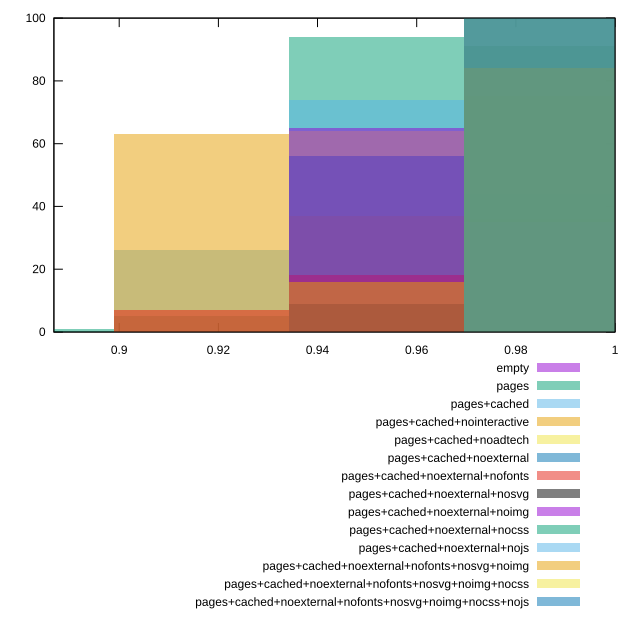

The script that saved this image:
reset

$empty <<EOF
0.9870885334505867 100
EOF

$pages <<EOF
0.8813290477237381 1
0.9518353715416372 94
0.9165822096326877 5
EOF

$pagesCached <<EOF
0.9518353715416372 74
0.9165822096326877 26
EOF

$pagesCachedNointeractive <<EOF
0.9518353715416372 37
0.9165822096326877 63
EOF

$pagesCachedNoadtech <<EOF
0.9518353715416372 64
0.9870885334505867 36
EOF

$pagesCachedNoexternal <<EOF
0.9870885334505867 44
0.9518353715416372 56
EOF

$pagesCachedNoexternalNofonts <<EOF
0.9870885334505867 75
0.9518353715416372 18
0.9165822096326877 7
EOF

$pagesCachedNoexternalNosvg <<EOF
0.9870885334505867 91
0.9518353715416372 9
EOF

$pagesCachedNoexternalNoimg <<EOF
0.9870885334505867 35
0.9518353715416372 65
EOF

$pagesCachedNoexternalNocss <<EOF
0.9870885334505867 100
EOF

$pagesCachedNoexternalNojs <<EOF
0.9870885334505867 100
EOF

$pagesCachedNoexternalNofontsNosvgNoimg <<EOF
0.9870885334505867 84
0.9518353715416372 16
EOF

$pagesCachedNoexternalNofontsNosvgNoimgNocss <<EOF
0.9870885334505867 100
EOF

$pagesCachedNoexternalNofontsNosvgNoimgNocssNojs <<EOF
0.9870885334505867 100
EOF

set key outside below
set boxwidth 0.035253161908949525
set xrange [0.8868314748722668:0.9999951154730691]
set yrange [0:100]
set style fill transparent solid 0.5 noborder
set terminal svg size 640, 620 enhanced background rgb 'white'
set output "report_00007_2020-12-11T15:55:29.892Z/first-contentful-paint/comparison/histogram/all_score.svg"

plot $empty title "empty" with boxes, \
     $pages title "pages" with boxes, \
     $pagesCached title "pages+cached" with boxes, \
     $pagesCachedNointeractive title "pages+cached+nointeractive" with boxes, \
     $pagesCachedNoadtech title "pages+cached+noadtech" with boxes, \
     $pagesCachedNoexternal title "pages+cached+noexternal" with boxes, \
     $pagesCachedNoexternalNofonts title "pages+cached+noexternal+nofonts" with boxes, \
     $pagesCachedNoexternalNosvg title "pages+cached+noexternal+nosvg" with boxes, \
     $pagesCachedNoexternalNoimg title "pages+cached+noexternal+noimg" with boxes, \
     $pagesCachedNoexternalNocss title "pages+cached+noexternal+nocss" with boxes, \
     $pagesCachedNoexternalNojs title "pages+cached+noexternal+nojs" with boxes, \
     $pagesCachedNoexternalNofontsNosvgNoimg title "pages+cached+noexternal+nofonts+nosvg+noimg" with boxes, \
     $pagesCachedNoexternalNofontsNosvgNoimgNocss title "pages+cached+noexternal+nofonts+nosvg+noimg+nocss" with boxes, \
     $pagesCachedNoexternalNofontsNosvgNoimgNocssNojs title "pages+cached+noexternal+nofonts+nosvg+noimg+nocss+nojs" with boxes

reset
